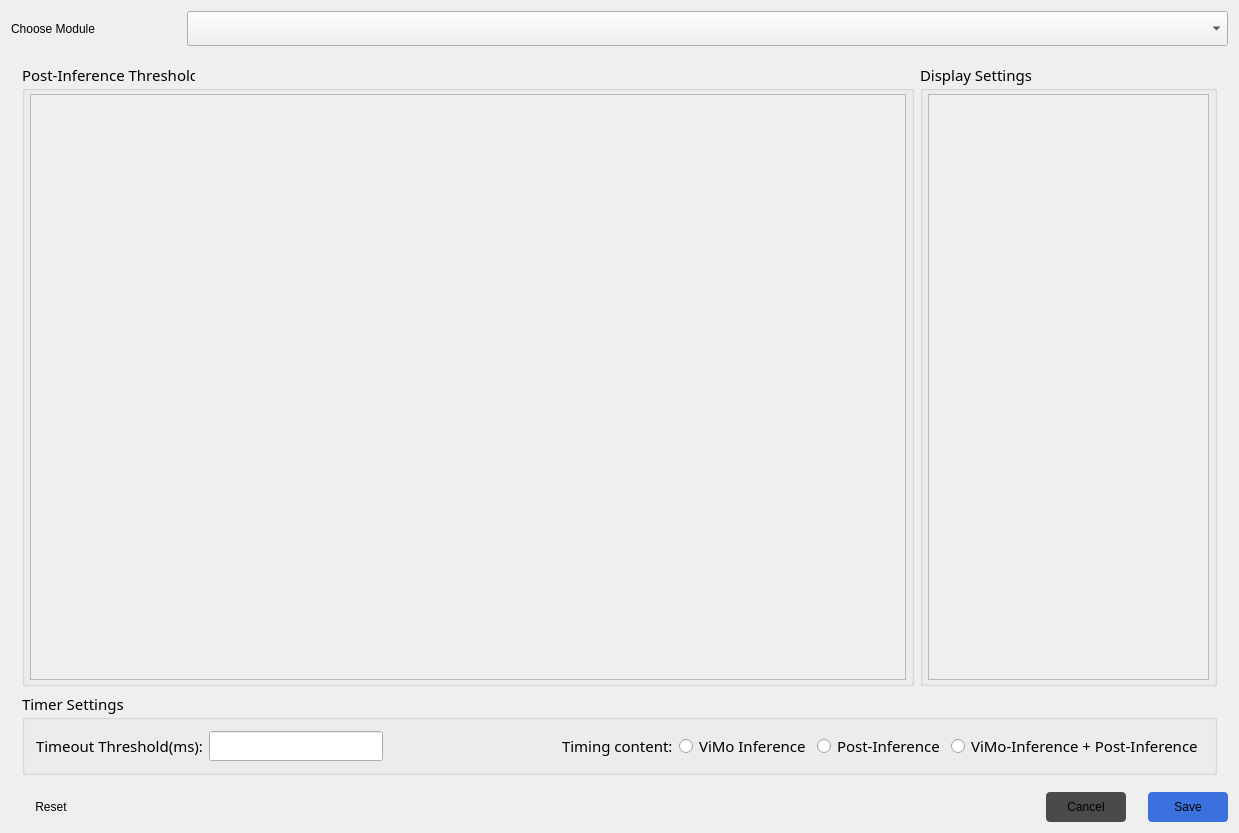
<?xml version="1.0" encoding="UTF-8"?>
<ui version="4.0">
 <class>ThresholdSetClass</class>
 <widget class="QWidget" name="ThresholdSetClass">
  <property name="geometry">
   <rect>
    <x>0</x>
    <y>0</y>
    <width>1239</width>
    <height>833</height>
   </rect>
  </property>
  <property name="windowTitle">
   <string>Parameters Settings</string>
  </property>
  <property name="styleSheet">
   <string notr="true">color:white;
font-size: 11pt;
background: #323232;

QWidget#ThresholdSetClass
{
	border-radius: 8px;
}</string>
  </property>
  <layout class="QGridLayout" name="gridLayout">
   <item row="0" column="0">
    <layout class="QHBoxLayout" name="horizontalLayout_4">
     <item>
      <widget class="QLabel" name="label_3">
       <property name="maximumSize">
        <size>
         <width>170</width>
         <height>16777215</height>
        </size>
       </property>
       <property name="text">
        <string>Choose Module</string>
       </property>
      </widget>
     </item>
     <item>
      <widget class="QComboBox" name="comboBox_Models">
       <property name="minimumSize">
        <size>
         <width>0</width>
         <height>35</height>
        </size>
       </property>
      </widget>
     </item>
    </layout>
   </item>
   <item row="1" column="0">
    <widget class="QWidget" name="MyWidgets" native="true">
     <property name="font">
      <font>
       <family>KaiTi</family>
       <pointsize>11</pointsize>
      </font>
     </property>
     <layout class="QGridLayout" name="gridLayout_4">
      <item row="0" column="0">
       <layout class="QHBoxLayout" name="horizontalLayout_3" stretch="3,1">
        <item>
         <widget class="QGroupBox" name="groupBox_PostProcess">
          <property name="title">
           <string>Post-Inference Threshold</string>
          </property>
          <layout class="QGridLayout" name="gridLayout_5">
           <property name="leftMargin">
            <number>5</number>
           </property>
           <property name="topMargin">
            <number>3</number>
           </property>
           <property name="rightMargin">
            <number>5</number>
           </property>
           <property name="bottomMargin">
            <number>3</number>
           </property>
           <item row="0" column="0">
            <widget class="QScrollArea" name="scrollArea">
             <property name="widgetResizable">
              <bool>true</bool>
             </property>
             <widget class="QWidget" name="scrollAreaWidgetContents">
              <property name="geometry">
               <rect>
                <x>0</x>
                <y>0</y>
                <width>882</width>
                <height>615</height>
               </rect>
              </property>
              <layout class="QGridLayout" name="gridLayout_6">
               <item row="0" column="0">
                <widget class="QStackedWidget" name="stackedWidget_ThresholdDialog"/>
               </item>
               <item row="1" column="0">
                <spacer name="verticalSpacer">
                 <property name="orientation">
                  <enum>Qt::Vertical</enum>
                 </property>
                 <property name="sizeHint" stdset="0">
                  <size>
                   <width>20</width>
                   <height>40</height>
                  </size>
                 </property>
                </spacer>
               </item>
              </layout>
             </widget>
            </widget>
           </item>
          </layout>
         </widget>
        </item>
        <item>
         <widget class="QGroupBox" name="groupBox">
          <property name="title">
           <string>Display Settings</string>
          </property>
          <layout class="QGridLayout" name="gridLayout_3">
           <property name="leftMargin">
            <number>5</number>
           </property>
           <property name="topMargin">
            <number>3</number>
           </property>
           <property name="rightMargin">
            <number>5</number>
           </property>
           <property name="bottomMargin">
            <number>3</number>
           </property>
           <item row="0" column="0">
            <widget class="QScrollArea" name="scrollArea_2">
             <property name="widgetResizable">
              <bool>true</bool>
             </property>
             <widget class="QWidget" name="scrollAreaWidgetContents_2">
              <property name="geometry">
               <rect>
                <x>0</x>
                <y>0</y>
                <width>285</width>
                <height>615</height>
               </rect>
              </property>
              <layout class="QGridLayout" name="gridLayout_7">
               <item row="0" column="0">
                <widget class="QStackedWidget" name="stackedWidget_RenderSet"/>
               </item>
               <item row="1" column="0">
                <spacer name="verticalSpacer_2">
                 <property name="orientation">
                  <enum>Qt::Vertical</enum>
                 </property>
                 <property name="sizeHint" stdset="0">
                  <size>
                   <width>20</width>
                   <height>40</height>
                  </size>
                 </property>
                </spacer>
               </item>
              </layout>
             </widget>
            </widget>
           </item>
          </layout>
         </widget>
        </item>
       </layout>
      </item>
      <item row="1" column="0">
       <widget class="QGroupBox" name="groupBox_2">
        <property name="title">
         <string>Timer Settings</string>
        </property>
        <layout class="QGridLayout" name="gridLayout_2">
         <item row="0" column="0">
          <layout class="QHBoxLayout" name="horizontalLayout">
           <item>
            <widget class="QLabel" name="label">
             <property name="text">
              <string>Timeout Threshold(ms):</string>
             </property>
            </widget>
           </item>
           <item>
            <widget class="QLineEdit" name="lineEdit_Time"/>
           </item>
           <item>
            <spacer name="horizontalSpacer">
             <property name="orientation">
              <enum>Qt::Horizontal</enum>
             </property>
             <property name="sizeHint" stdset="0">
              <size>
               <width>40</width>
               <height>20</height>
              </size>
             </property>
            </spacer>
           </item>
           <item>
            <widget class="QLabel" name="label_2">
             <property name="text">
              <string>Timing content:</string>
             </property>
            </widget>
           </item>
           <item>
            <widget class="QRadioButton" name="radioButton_ViMo">
             <property name="text">
              <string>ViMo Inference</string>
             </property>
            </widget>
           </item>
           <item>
            <widget class="QRadioButton" name="radioButton_PostProcess">
             <property name="text">
              <string>Post-Inference</string>
             </property>
            </widget>
           </item>
           <item>
            <widget class="QRadioButton" name="radioButton_ViMoAndPost">
             <property name="text">
              <string>ViMo-Inference + Post-Inference</string>
             </property>
            </widget>
           </item>
          </layout>
         </item>
        </layout>
       </widget>
      </item>
     </layout>
    </widget>
   </item>
   <item row="2" column="0">
    <layout class="QHBoxLayout" name="horizontalLayout_2">
     <item>
      <widget class="QPushButton" name="btn_ReSet">
       <property name="minimumSize">
        <size>
         <width>80</width>
         <height>30</height>
        </size>
       </property>
       <property name="styleSheet">
        <string notr="true">
QPushButton
{
	border: 1px solid rgba(255, 255, 255, 0.2);
	border-radius: 5px;
}
QPushButton:hover
{
	background: #4A4A4A;
	border: 1px solid rgba(255, 255, 255, 0.2);
	border-radius: 5px;
}
QPushButton:pressed
{
	background: #787878;
	border: 1px solid rgba(255, 255, 255, 0.2);
	border-radius: 5px;
}</string>
       </property>
       <property name="text">
        <string>Reset</string>
       </property>
      </widget>
     </item>
     <item>
      <spacer name="horizontalSpacer_2">
       <property name="orientation">
        <enum>Qt::Horizontal</enum>
       </property>
       <property name="sizeHint" stdset="0">
        <size>
         <width>40</width>
         <height>20</height>
        </size>
       </property>
      </spacer>
     </item>
     <item>
      <widget class="QPushButton" name="btn_Cancel">
       <property name="minimumSize">
        <size>
         <width>80</width>
         <height>30</height>
        </size>
       </property>
       <property name="styleSheet">
        <string notr="true">QPushButton
{
	background: #4A4A4A;
	border-radius: 4px;
}
QPushButton:hover
{
	background: #858585;
	border-radius: 4px;
}
QPushButton:pressed
{
	background: #A3A3A3;
	border-radius: 4px;
}</string>
       </property>
       <property name="text">
        <string>Cancel</string>
       </property>
      </widget>
     </item>
     <item>
      <widget class="QLabel" name="label_4">
       <property name="minimumSize">
        <size>
         <width>10</width>
         <height>0</height>
        </size>
       </property>
       <property name="maximumSize">
        <size>
         <width>10</width>
         <height>16777215</height>
        </size>
       </property>
       <property name="text">
        <string/>
       </property>
      </widget>
     </item>
     <item>
      <widget class="QPushButton" name="btn_Confim">
       <property name="minimumSize">
        <size>
         <width>80</width>
         <height>30</height>
        </size>
       </property>
       <property name="styleSheet">
        <string notr="true">QPushButton
{
	background: #3A71DE;
	border-radius: 4px;
}
QPushButton:hover
{
	background: #274B94;
	border-radius: 4px;
}
QPushButton:pressed
{
	background: #172D59;
	border-radius: 4px;
}
</string>
       </property>
       <property name="text">
        <string>Save</string>
       </property>
      </widget>
     </item>
    </layout>
   </item>
  </layout>
 </widget>
 <layoutdefault spacing="6" margin="11"/>
 <resources/>
 <connections/>
</ui>
